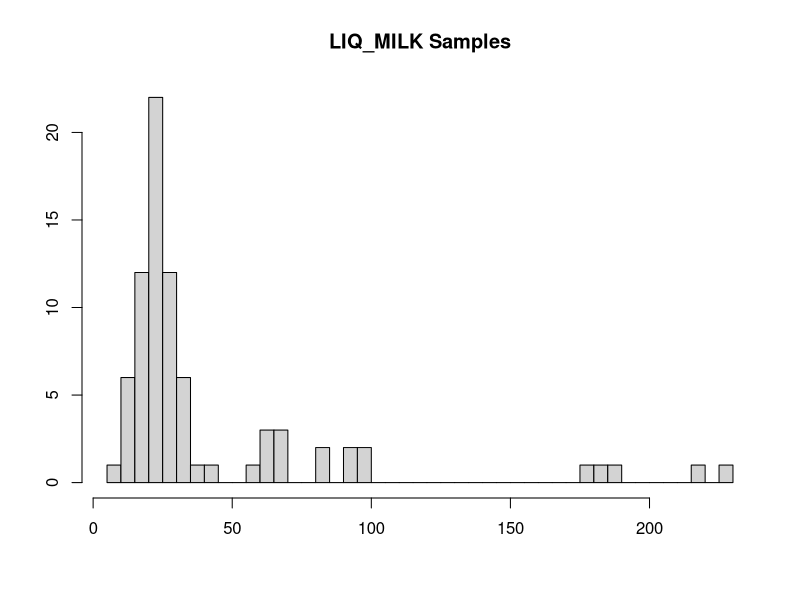
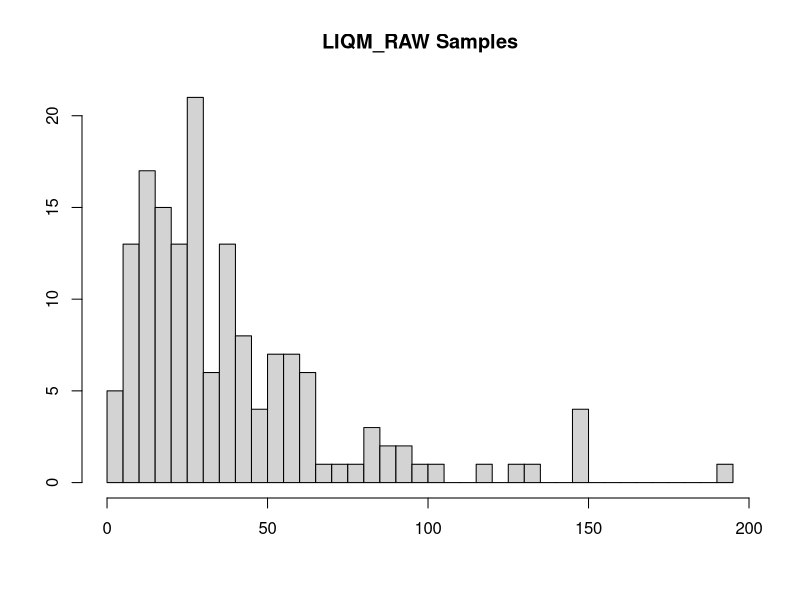
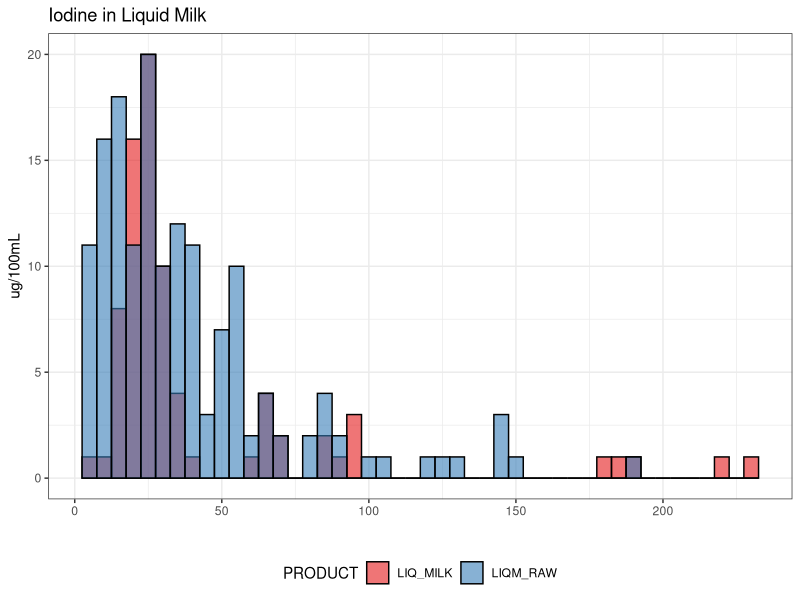

Generate these figures, in order, with R:
## ---- chunk 1
knitr::opts_chunk$set(echo = TRUE)
knitr::opts_knit$set(root.dir=normalizePath('../'))

## ---- chunk 2
#Default library-------------------------------------------------
library(dplyr)
library(tidyr)
library(ggplot2)
library(readxl)
library(lubridate)

#Data in--------------------------------------------------------
data.in <- read.csv("data/Iodine_Extract.csv", as.is=TRUE, header = TRUE)
colnames(data.in)[1] <- "SAMPLE_NUMBER"

data.in$ENTRY <- as.numeric(data.in$ENTRY)
data.in$LOGIN_DATE <- dmy_hms(data.in$LOGIN_DATE)


data.2 <- data.in %>% filter(PRODUCT == "LIQ_MILK") 



data.2 <- data.2 %>%
  filter(ENTRY <900) %>%
  #filter(CUSTOMER == "MG70"|CUSTOMER == "MG80")%>%
  filter(LOGIN_DATE > "2011-01-01")
## ---- chunk 3
hist(data.2$ENTRY, 
     breaks=60,
     main = "LIQ_MILK Samples",
     xlab="",
     ylab="")
## ---- chunk 4
data.3 <- data.in %>% filter(PRODUCT == "LIQM_RAW") 

data.3 <- data.3 %>%
  filter(ENTRY <900) %>%
  filter(LOGIN_DATE > "2011-01-01")

hist(data.3$ENTRY, 
     breaks=60,
     main = "LIQM_RAW Samples",
     xlab="",
     ylab="")

## ---- chunk 5
data4 <- data.in %>% filter(PRODUCT == "LIQM_RAW"| PRODUCT == "LIQ_MILK")

ggplot(data4, aes(x=ENTRY, fill = PRODUCT)) + 
  geom_histogram(position = "identity", alpha = 0.6, binwidth=5, colour = "black") +
  scale_fill_brewer(palette="Set1")+

  labs(x="", y="ug/100mL", title="Iodine in Liquid Milk") +
  theme_bw() +
  theme(legend.position = "bottom")

